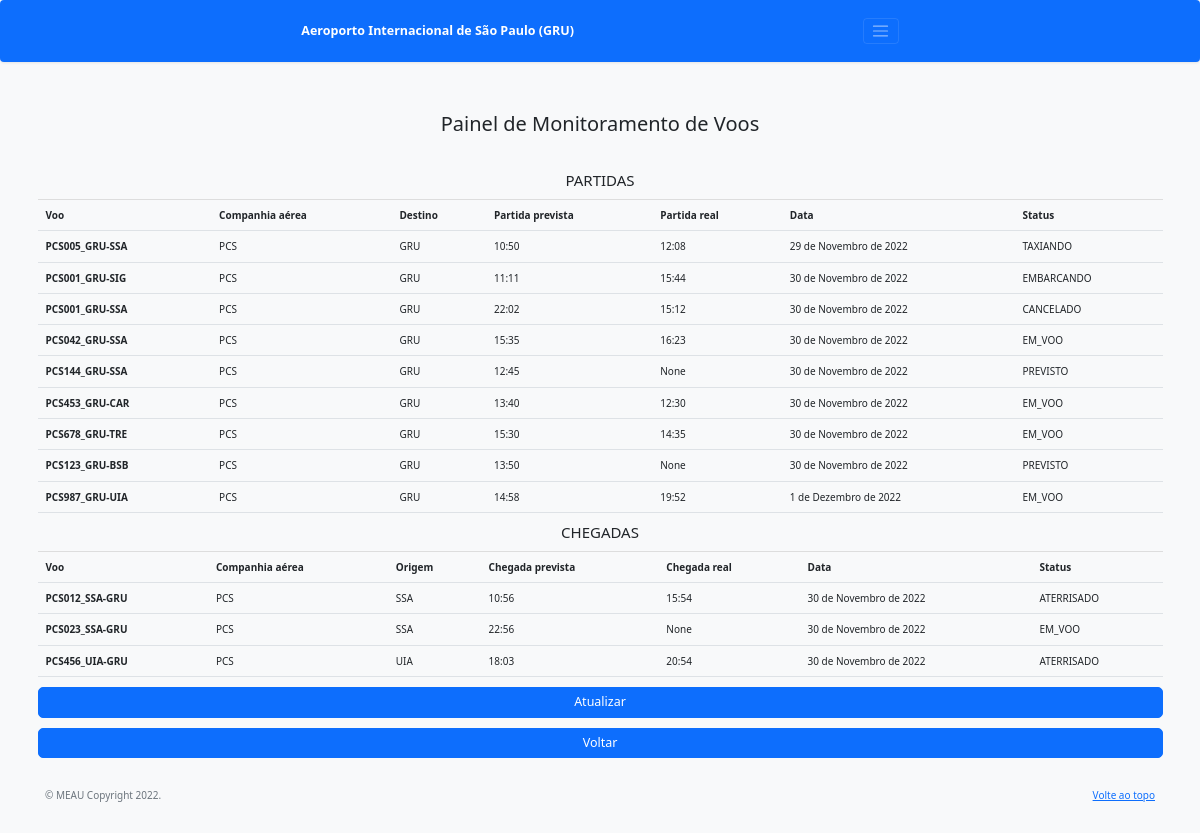
Page /painel/ on the committed database.
### book/models.py (models this page shows, shortened)
class Historico(models.Model):
    class Status(models.TextChoices):
            PREVISTO = 'PREVISTO'
            EMBARCANDO = 'EMBARCANDO'
            CANCELADO = 'CANCELADO'
            PROGRAMADO = 'PROGRAMADO'
            TAXIANDO = 'TAXIANDO'
            PRONTO = 'PRONTO'
            AUTORIZADO = 'AUTORIZADO'
            EM_VOO = 'EM_VOO'
            ATERRISSADO = 'ATERRISSADO'
    id = models.AutoField(primary_key=True)
    voo  = models.ForeignKey(Voo, on_delete=models.CASCADE)
    data = models.DateField()
    horarioReal = models.TimeField()
    status = models.CharField(choices=Status.choices, max_length=30)
    class Meta:
        db_table = 'historico'

class Voo(models.Model):
    id = models.AutoField(primary_key=True)
    codigoVoo = models.CharField(max_length=14, unique=True)
    companhia = models.CharField(max_length=20)
    origem = models.CharField(max_length=30)
    destino = models.CharField(max_length=30)
    horarioProgramado = models.TimeField()
    class Meta:
        db_table = 'voo'

### book/views.py (the view)
# urls.py: path('painel/', views.painel),
def painel(request):
    historico = Historico.objects.select_related("voo")
    historico = historico.filter(data__isnull=False)
    return render(request, "painel.html", {'historico': historico})

### template/painel.html (shortened to what this page needs)
<!doctype html>
<html lang="pt-br">
<head>
        <link href="//maxcdn.bootstrapcdn.com/bootstrap/3.3.0/css/bootstrap.min.css" rel="stylesheet" id="bootstrap-css">
        <link href="../static/atualizar.css" rel="stylesheet">
    <link href="../static/css/bootstrap.min.css" rel="stylesheet">
    <link href="../static/js/form-validation.js" rel="stylesheet">
</head>
<body class="bg-light">
    <header>
        <div class="navbar navbar-dark bg-primary shadow-sm">
            <div class="container">
                <a href="#" class="navbar-brand d-flex align-items-center">
                    <strong>Aeroporto Internacional de São Paulo (GRU)</strong>
                </a>
                <button class="navbar-toggler" type="button" data-bs-toggle="collapse" data-bs-target="#navbarHeader"
                    aria-controls="navbarHeader" aria-expanded="false" aria-label="Toggle navigation">
                    <span class="navbar-toggler-icon"></span>
                </button>
            </div>
        </div>
    </header>
    <div class="container">
        <main>
            <div class="py-5 text-center">
                <h2>Painel de Monitoramento de Voos</h2>
            </div>
            <h4 class="card-title text-center"> PARTIDAS</h4>
            <table class="table">
                  <tr>
                    <th scope="col">Voo</th>
                    <th scope="col">Companhia aérea</th>
                    <th scope="col">Destino</th>
                    <th scope="col">Partida prevista</th>
                    <th scope="col">Partida real</th>
                    <th scope="col">Data</th>
                    <th scope="col">Status</th>
                  </tr>
                  {% for x in historico %}
                  {% if x.voo.origem == 'GRU' %}
                      <tr>
                          <th scope="row">{{ x.voo.codigoVoo }}</th>
                          <td>{{ x.voo.companhia }}</td>
                          <td>{{ x.voo.origem }}</td>
                          <td>{{ x.voo.horarioProgramado }}</td>
                          <td>{{ x.horarioReal }}</td>
                          <td>{{ x.data }}</td>
                          <td>{{ x.status }}</td>
                        </tr>
                  {% endif %}
                {% endfor %}
              </table>
              <h4 class="card-title text-center">CHEGADAS</h4>
              <table class="table">
                <tr>
                    <th scope="col">Voo</th>
                    <th scope="col">Companhia aérea</th>
                    <th scope="col">Origem</th>
                    <th scope="col">Chegada prevista</th>
                    <th scope="col">Chegada real</th>
                    <th scope="col">Data</th>
                    <th scope="col">Status</th>
                </tr>
              {% for x in historico %}
                  {% if x.voo.destino == 'GRU' %}
                      <tr>
                          <th scope="row">{{ x.voo.codigoVoo }}</th>
                          <td>{{ x.voo.companhia }}</td>
                          <td>{{ x.voo.origem }}</td>
                          <td>{{ x.voo.horarioProgramado }}</td>
                          <td>{{ x.horarioReal }}</td>
                          <td>{{ x.data }}</td>
                          <td>{{ x.status }}</td>
                        </tr>
                  {% endif %}
                {% endfor %}
            </table>
        </main>
        <input type="button" value="Atualizar" id="submit" onclick="visualizavoo()" class="w-100 btn btn-lg btn-primary" />
        <input type="button" value="Voltar" id="submit" onclick="cancela()" class="w-100 btn btn-lg btn-primary" />
        <footer class="text-muted py-5">
            <div class="container">
              <p class="float-end mb-1">
                <a href="#">Volte ao topo</a>
              </p>
              <p class="mb-1">&copy; MEAU Copyright 2022.</p>
            </div>
          </footer>
    </div>
</body>
</html>

### rows in the picture
Historico: voo.codigoVoo "PCS005_GRU-SSA", voo.companhia "PCS", voo.origem "GRU", voo.horarioProgramado "10:50", horarioReal "12:08", data "29 de Novembro de 2022", status "TAXIANDO"
Historico: voo.codigoVoo "PCS001_GRU-SIG", voo.companhia "PCS", voo.origem "GRU", voo.horarioProgramado "11:11", horarioReal "15:44", data "30 de Novembro de 2022", status "EMBARCANDO"
Historico: voo.codigoVoo "PCS001_GRU-SSA", voo.companhia "PCS", voo.origem "GRU", voo.horarioProgramado "22:02", horarioReal "15:12", data "30 de Novembro de 2022", status "CANCELADO"
Historico: voo.codigoVoo "PCS042_GRU-SSA", voo.companhia "PCS", voo.origem "GRU", voo.horarioProgramado "15:35", horarioReal "16:23", data "30 de Novembro de 2022", status "EM_VOO"
Historico: voo.codigoVoo "PCS144_GRU-SSA", voo.companhia "PCS", voo.origem "GRU", voo.horarioProgramado "12:45", horarioReal "None", data "30 de Novembro de 2022", status "PREVISTO"
Historico: voo.codigoVoo "PCS453_GRU-CAR", voo.companhia "PCS", voo.origem "GRU", voo.horarioProgramado "13:40", horarioReal "12:30", data "30 de Novembro de 2022", status "EM_VOO"
Historico: voo.codigoVoo "PCS678_GRU-TRE", voo.companhia "PCS", voo.origem "GRU", voo.horarioProgramado "15:30", horarioReal "14:35", data "30 de Novembro de 2022", status "EM_VOO"
Historico: voo.codigoVoo "PCS123_GRU-BSB", voo.companhia "PCS", voo.origem "GRU", voo.horarioProgramado "13:50", horarioReal "None", data "30 de Novembro de 2022", status "PREVISTO"
Historico: voo.codigoVoo "PCS987_GRU-UIA", voo.companhia "PCS", voo.origem "GRU", voo.horarioProgramado "14:58", horarioReal "19:52", data "1 de Dezembro de 2022", status "EM_VOO"
Historico: voo.codigoVoo "PCS012_SSA-GRU", voo.companhia "PCS", voo.origem "SSA", voo.horarioProgramado "10:56", horarioReal "15:54", data "30 de Novembro de 2022", status "ATERRISADO"
Historico: voo.codigoVoo "PCS023_SSA-GRU", voo.companhia "PCS", voo.origem "SSA", voo.horarioProgramado "22:56", horarioReal "None", data "30 de Novembro de 2022", status "EM_VOO"
Historico: voo.codigoVoo "PCS456_UIA-GRU", voo.companhia "PCS", voo.origem "UIA", voo.horarioProgramado "18:03", horarioReal "20:54", data "30 de Novembro de 2022", status "ATERRISADO"
